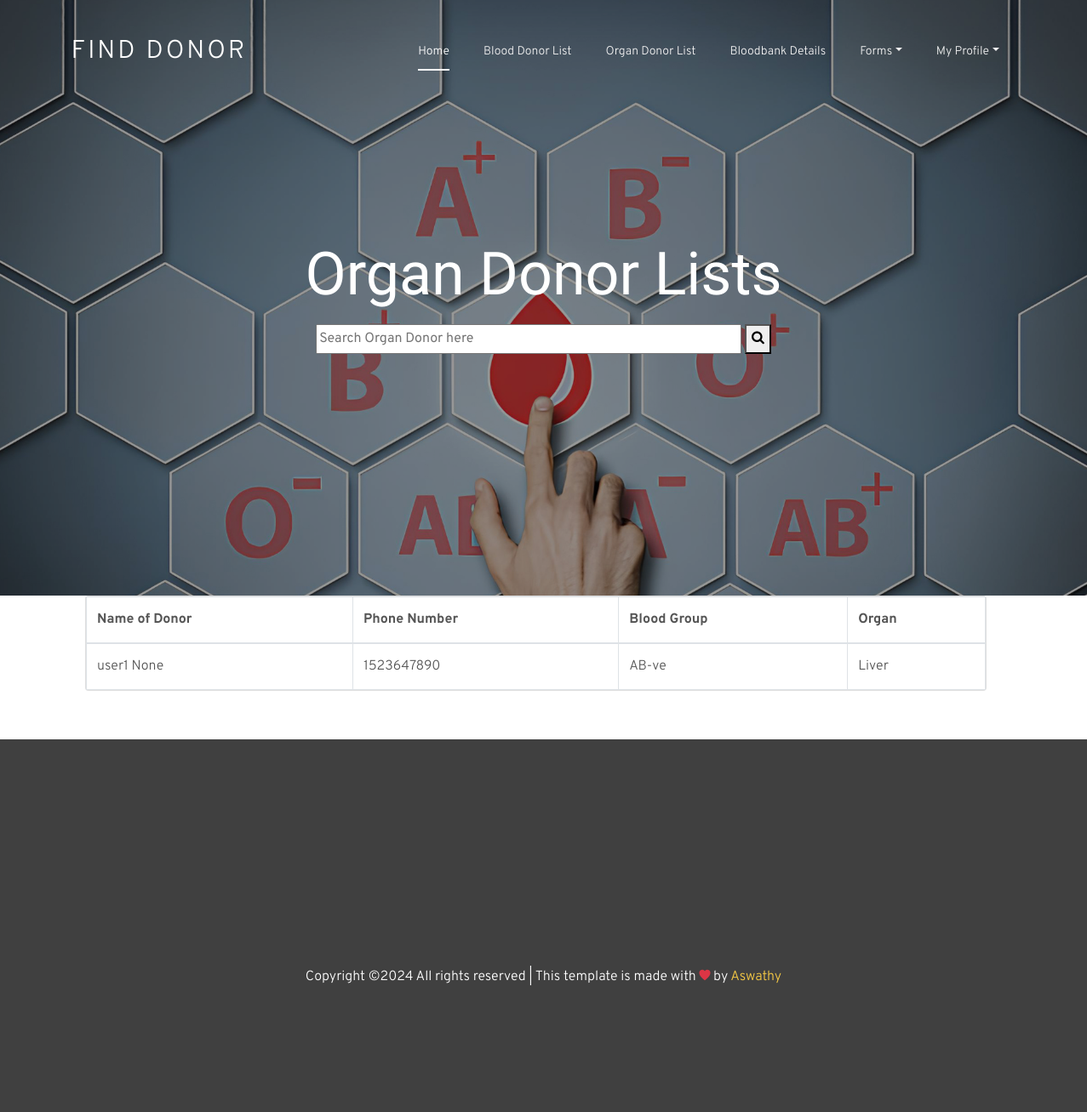
Page /user/ViewAllOrganDonorList on the committed database.
### OrganApp/models.py (models this page shows)
class Organ_Donation(models.Model):
    public=models.ForeignKey(Registration,on_delete=models.CASCADE,null=True)
    PreviousOrganDonate=models.CharField(max_length=10,null=True)
    LastOrganDonationDate=models.CharField(max_length=50,null=True)
    CheckupDate=models.DateField(max_length=50,null=True)
    Organ=models.CharField(max_length=50,null=True)
    healthissue=models.CharField(max_length=50,null=True)
    hospitalname=models.CharField(max_length=75,null=True)
    status=models.CharField(max_length=20,null=True)
    checkupstatus=models.CharField(max_length=20,null=True)

class Registration(models.Model):
    user=models.ForeignKey(User,on_delete=models.CASCADE,null=True)
    fname=models.CharField(max_length=50,null=True)
    lname=models.CharField(max_length=50,null=True)
    email=models.CharField(max_length=50,null=True)
    phone=models.CharField(max_length=50,null=True)
    address=models.CharField(max_length=50,null=True)
    bloodgroup=models.CharField(max_length=50,null=True)
    dob=models.DateField(max_length=50,null=True)
    age=models.CharField(max_length=50,null=True)
    district=models.CharField(max_length=50,null=True)
    gender=models.CharField(max_length=10,null=True)
    password=models.CharField(max_length=50,null=True)
    last_donate_date=models.CharField(max_length=10,null=True)

### OrganApp/user_views.py (the view, shortened to what this page needs)
# urls.py: path('ViewAllOrganDonorList',ViewAllOrganDonorList.as_view()),
class ViewAllOrganDonorList(TemplateView):
    template_name='user/viewallorgandonation.html'
    def get_context_data(self, **kwargs):
        view_organ_donor = Organ_Donation.objects.all()
        context = {
            'view_organ_donor':view_organ_donor
        }
        bd = Organ_Donation.objects.all()
        context['bd'] = bd
        return context

### templates/user/viewallorgandonation.html (shortened to what this page needs)
{% extends 'user/base.html'%}
{% load static %}
{% block content %}
  <div class="block-31" style="position: relative;">
    <div class="owl-carousel loop-block-31 ">
      <div class="block-30 block-30-sm item" style="background-image: url('{% static 'images/bg_4.jpg' %}');" data-stellar-background-ratio="0.5">
        <div class="container">
          <div class="row align-items-center justify-content-center">
            <div class="col-md-7 text-center">
              <h2 class="heading">Organ Donor Lists</h2>
              <div class="search-container">
                <form action="" method="post">
                  <input style="width: 500px;" type="text" placeholder="Search Organ Donor here" name="search">
                  <button type="submit"><i class="fa fa-search"></i></button>
                </form>
              </div>
            </div>
          </div>
        </div>
      </div>
    </div>
  </div>
<div class="row">
	<div style="margin-left: 100px;" class="col-10">
		<div class="card">
			<div class="card-content collapse show">
				<div class="table-responsive">
					<table class="table table-bordered mb-0">
						<thead>
							<tr>
								<th>Name of Donor</th>
                                <th>Phone Number</th>
                                <th>Blood Group</th>
                                <th>Organ</th>
							</tr>
						</thead>
						<tbody>
                            {% for i in view_organ_donor %}
							<tr>
								<td>{{i.public.fname}} {{i.public.lname}}</td>
								<td>{{i.public.phone}}</td>
                                <td>{{i.public.bloodgroup}}</td>
                                <td>{{i.Organ}}</td>
							</tr>
							{% endfor %}
						</tbody>
					</table>
				</div>
			</div>
		</div>
	</div>
</div>
<br>
<br>
{% endblock %}

### static/css/style.css (style rules this page uses)
body { font-family: "Overpass", -apple-system, BlinkMacSystemFont, "Segoe UI", Roboto, "Helvetica Neue", Arial, sans-serif, "Apple Color Emoji", "Segoe UI Emoji", "Segoe UI Symbol"; background: #fff; font-size: 16px; line-height: 1.8; font-weight: 300; color: #555555; }
h1, h2, h3, h4, h5, .h1, .h2, .h3, .h4, .h5 { color: #000; font-weight: 300; font-family: "Dosis", sans-serif; }
.block-30 { background-size: cover; background-color: #ccc; padding: 0; position: relative; }
.block-30:before { background: #000; position: absolute; content: ""; top: 0; left: 0; right: 0; bottom: 0; opacity: .4; z-index: 0; }
.block-30, .block-30 .row { min-height: 700px; height: 100vh; }
.block-30 .heading { color: #fff; font-size: 40px; line-height: 1.1; margin-bottom: 50px; font-family: "Dosis", sans-serif; }
@media (min-width: 768px) { .block-30 .heading { font-size: 80px; } }
@media (min-width: 992px) { .block-30 .heading { font-size: 80px; } }
.block-30.block-30-sm, .block-30.block-30-sm .row { min-height: 700px; height: 70vh; }
.block-30.block-30-sm .heading { font-size: 70px; margin-bottom: 20px; }

### rows in the picture
Organ_Donation: public.fname "user1", public.lname "None", public.phone "1523647890", public.bloodgroup "AB-ve", Organ "Liver"
